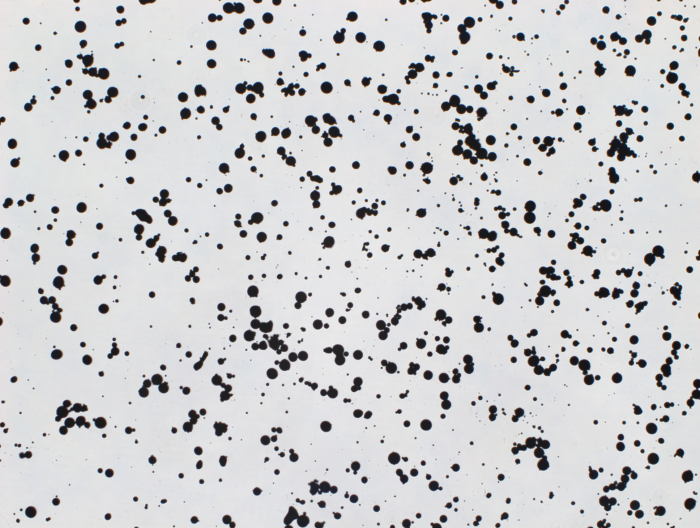
#> input picture images/Ti_powder.tif, 700 x 528 px; the run also reads 1 picture not shown here
$ python tutorial58_object_detection_by_template_matching.py
#> lines starting #> are read from the running program, lines starting #| are printed output that depends on the picture; after the words box and inside, x2 and y2 are one past the last pixel; in counts of white or black regions, pixels touching at a corner belong together
#Video Playlist: https://www.youtube.com/playlist?list=PLHae9ggVvqPgyRQQOtENr6hK0m1UquGaG

"""
OBJECT DETECTION WITH TEMPLATES

Need a source image and a template image.
The template image T is slided over the source image (as in 2D convolution),
and the program tries to find matches using statistics.
Several comparison methods are implemented in OpenCV.
It returns a grayscale image, where each pixel denotes how much does the
neighbourhood of that pixel match with template.

Once you got the result, you can use cv2.minMaxLoc() function
to find where is the maximum/minimum value. Take it as the top-left corner of the
rectangle and take (w,h) as width and height of the rectangle.
That rectangle can be drawn on the region of matched template.
"""
### Template matching, single object in an image.
#Multiple methods to see which one works best.

import cv2
import numpy as np
from matplotlib import pyplot as plt

img_rgb = cv2.imread('images/Ti_powder.tif')
#> img_rgb is the input picture: shape (528, 700, 3); mean B, G, R 207.2, 205.5, 205.2
img_gray = cv2.cvtColor(img_rgb, cv2.COLOR_BGR2GRAY)
template = cv2.imread('images/Ti_powder_single.tif', 0)
h, w = template.shape[::]
#> h = 18; w = 16

#methods available: ['cv2.TM_CCOEFF', 'cv2.TM_CCOEFF_NORMED', 'cv2.TM_CCORR',
#            'cv2.TM_CCORR_NORMED', 'cv2.TM_SQDIFF', 'cv2.TM_SQDIFF_NORMED']

res = cv2.matchTemplate(img_gray, template, cv2.TM_SQDIFF)
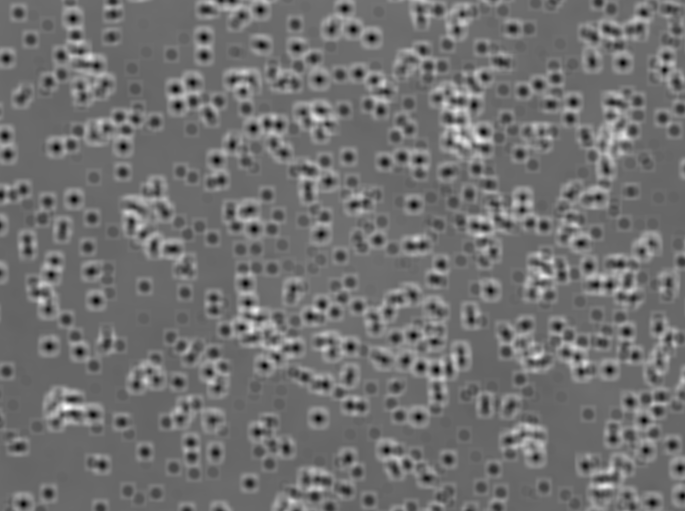
#> res: shape (511, 685) float32; min 2, max 7702932, mean 3424285.8; drawn with min black and max white
# For TM_SQDIFF, Good match yields minimum value; bad match yields large values
# For all others it is exactly opposite, max value = good fit.
plt.imshow(res, cmap='gray')

min_val, max_val, min_loc, max_loc = cv2.minMaxLoc(res)
#> min_val = 2; max_val = 7702932; min_loc = (318, 418); max_loc = (66, 407)

top_left = min_loc  #Change to max_loc for all except for TM_SQDIFF
#> top_left = (318, 418)
bottom_right = (top_left[0] + w, top_left[1] + h)
#> bottom_right = (334, 436)

cv2.rectangle(img_gray, top_left, bottom_right, 0, 1)  #Black rectangle with thickness 2.
#> img_gray: shape (528, 700); min 0, max 241, mean 205.6

cv2.imshow("Matched image", img_gray)
cv2.waitKey()
cv2.destroyAllWindows()


### Template matching - multiple objects

#For multiple occurances, cv2.minMaxLoc() won’t give all the locations
#So we need to set a threshold

import cv2
import numpy as np
from matplotlib import pyplot as plt

img_rgb = cv2.imread('images/Ti_powder.tif')
img_gray = cv2.cvtColor(img_rgb, cv2.COLOR_BGR2GRAY)
template = cv2.imread('images/Ti_powder_single.tif',0)
h, w = template.shape[::]

res = cv2.matchTemplate(img_gray, template, cv2.TM_CCOEFF_NORMED)
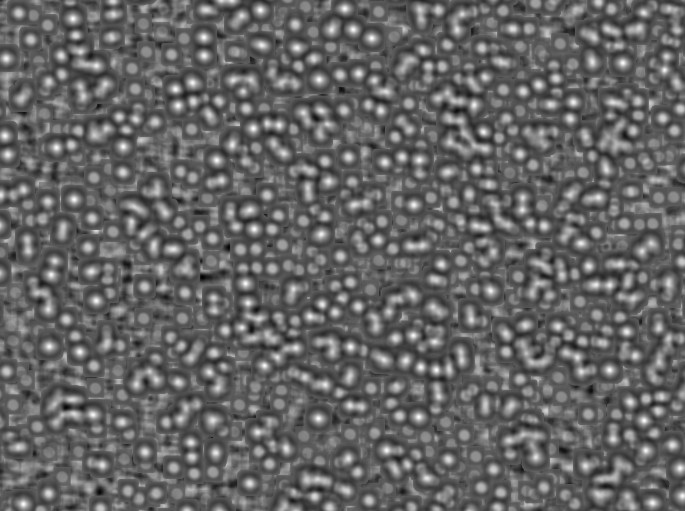
#> res: shape (511, 685) float32; min -0.699, max 1, mean -0.0248; drawn with min black and max white
plt.imshow(res, cmap='gray')

threshold = 0.8 #Pick only values above 0.8. For TM_CCOEFF_NORMED, larger values = good fit.

loc = np.where( res >= threshold)
#> loc = 591 positions, rows 0 to 505, columns 0 to 683
#Outputs 2 arrays. Combine these arrays to get x,y coordinates - take x from one array and y from the other.

#Reminder: ZIP function is an iterator of tuples where first item in each iterator is paired together,
#then the second item and then third, etc.

for pt in zip(*loc[::-1]):   #-1 to swap the values as we assign x and y coordinate to draw the rectangle.
    #Draw rectangle around each object. We know the top left (pt), draw rectangle to match the size of the template image.
    cv2.rectangle(img_rgb, pt, (pt[0] + w, pt[1] + h), (0, 0, 255), 1)  #Red rectangles with thickness 2.
#> this loop made 591 passes
#> pt on passes 1 to 3: (231, 0), (232, 0), (344, 7)
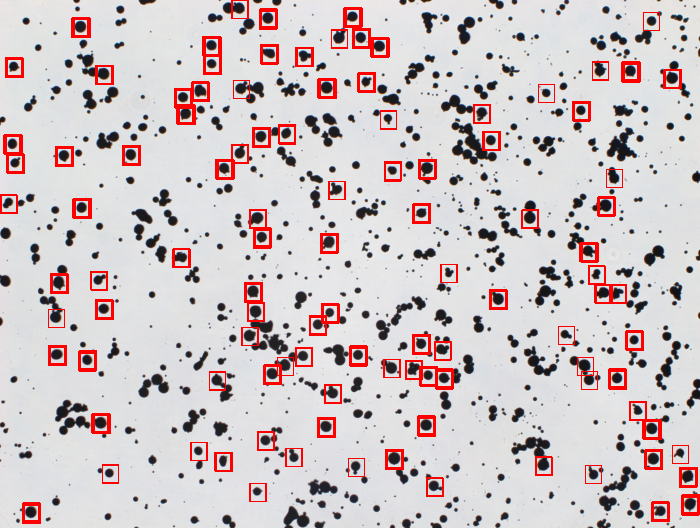
#> img_rgb: shape (528, 700, 3); 4.67% of pixels changed, all inside (x1, y1, x2, y2) = (0, 0, 700, 524)

#cv2.imwrite('images/template_matched.jpg', img_rgb)
cv2.imshow("Matched image", img_rgb)
cv2.waitKey()
cv2.destroyAllWindows()
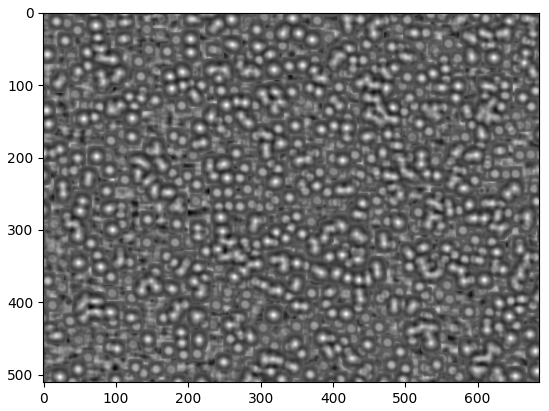
#> figure drawn by matplotlib, 1 panel
